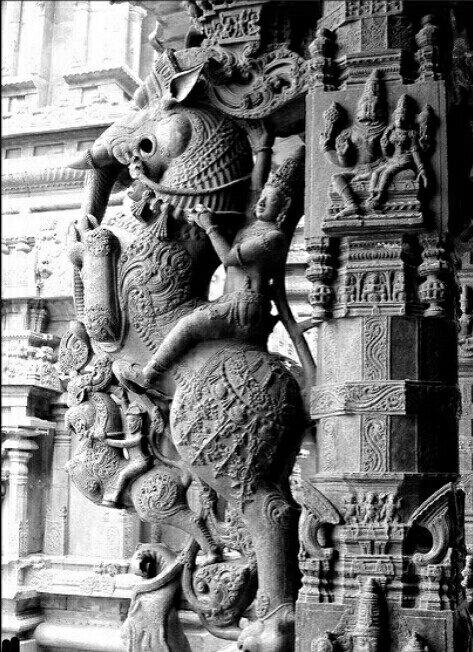
#> input picture entrega2/4-morfologicas/imagenes/imagen11.jpg, 473 x 652 px
$ python 4_7_apertura_clausura_grises.py
#> lines starting #> are read from the running program, lines starting #| are printed output that depends on the picture
# Implementar la apertura y clausura de una imagen a escala de grises


import numpy as np
from PIL import Image, ImageOps
import matplotlib.pyplot as plt
from scipy import ndimage


def imageToArray(filename:str, rgb:bool=False):
#> called with filename = 'imagenes/imagen11.jpg', rgb = False
    img = Image.open(filename)
#> img is the input picture: PIL image 473x652 L; min 0, max 255, mean 120.1
    if not rgb:
        img = ImageOps.grayscale(img)
    img_array = np.array(img)
    return img_array


A = imageToArray("imagenes/imagen11.jpg")

A_apertura =ndimage.grey_closing(A,3);
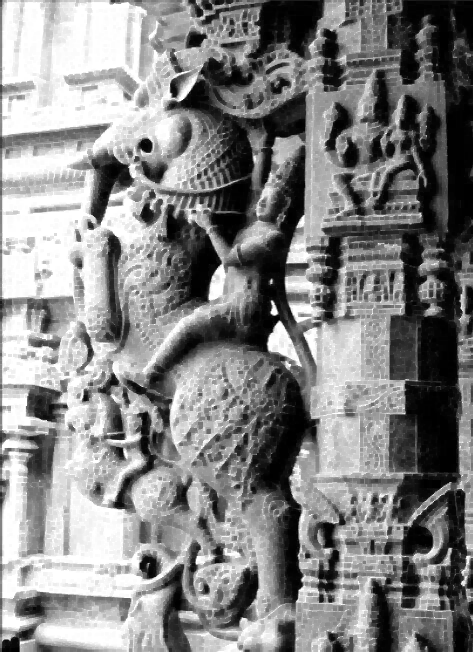
#> A_apertura: shape (652, 473); min 0, max 255, mean 133.3
A_clausura =ndimage.grey_erosion(A,3);
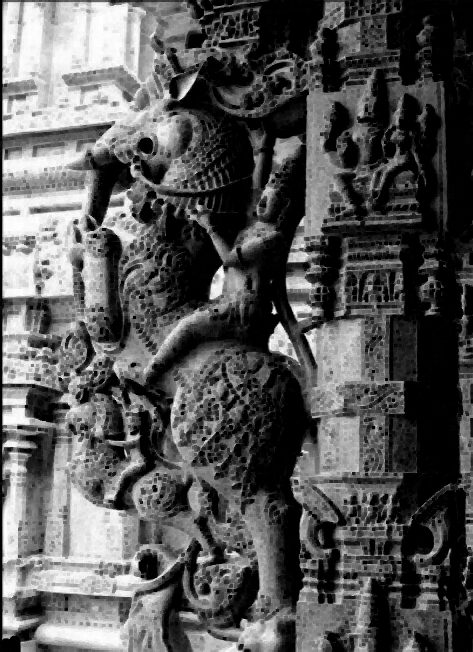
#> A_clausura: shape (652, 473); min 0, max 255, mean 87.1


# Imagen A
plt.subplot(1, 3, 1)
plt.title('Imagen A')
plt.imshow(A, cmap='gray')

plt.subplot(1, 3, 2)
plt.title('Apertura')
plt.imshow(A_apertura, cmap='gray')

plt.subplot(1, 3, 3)
plt.title('Clausura')
plt.imshow(A_clausura, cmap='gray')


plt.show()
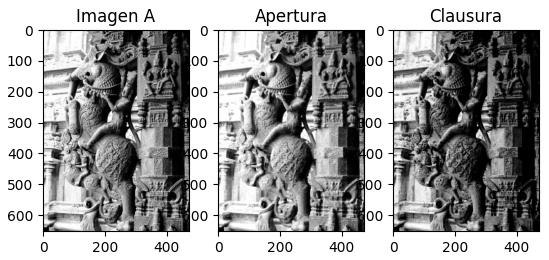
#> figure drawn by matplotlib, 3 panels

$ run again, with entrega2/4-morfologicas/imagenes/imagen1.jpg copied over entrega2/4-morfologicas/imagenes/imagen11.jpg
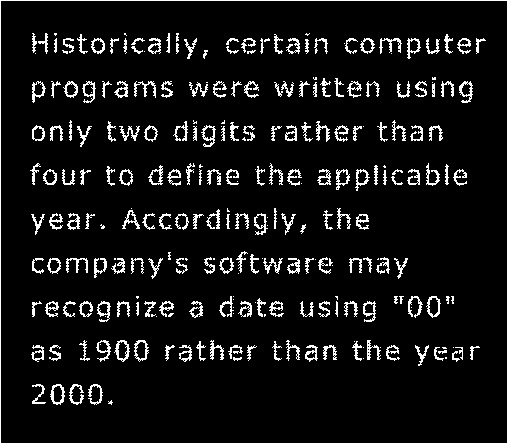
#> input picture entrega2/4-morfologicas/imagenes/imagen1.jpg, 508 x 444 px
#> in imageToArray, img is the input picture: PIL image 508x444 RGB; min 0, max 255, mean 20.3
#> img: PIL image 508x444 L
#> `A_clausura =ndimage.grey_erosion(A,3);`:
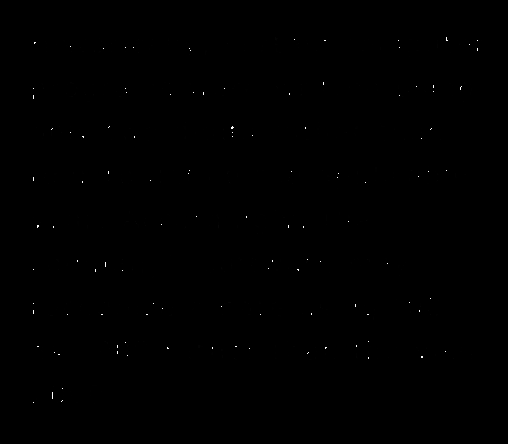
#> A_clausura: shape (444, 508); min 0, max 254, mean 0.2
#> `plt.show()`:
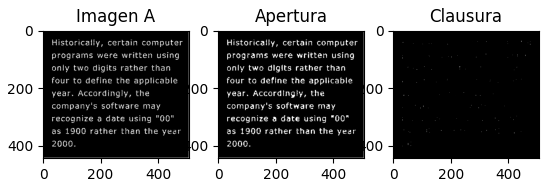
#> figure drawn by matplotlib, 3 panels

$ run again, with entrega2/4-morfologicas/imagenes/imagen3.jpg copied over entrega2/4-morfologicas/imagenes/imagen11.jpg
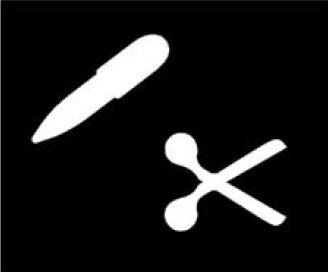
#> input picture entrega2/4-morfologicas/imagenes/imagen3.jpg, 328 x 272 px
#> in imageToArray, img is the input picture: PIL image 328x272 RGB; min 0, max 255, mean 26.5
#> img: PIL image 328x272 L
#> `A_clausura =ndimage.grey_erosion(A,3);`:
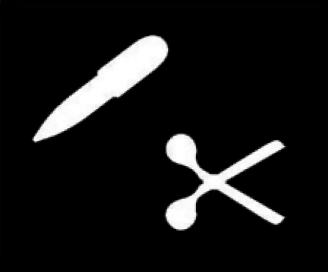
#> A_clausura: shape (272, 328); min 0, max 255, mean 22.1
#> `plt.show()`:
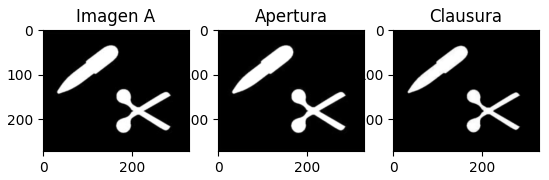
#> figure drawn by matplotlib, 3 panels

$ run again, with entrega2/4-morfologicas/imagenes/imagen5.jpg copied over entrega2/4-morfologicas/imagenes/imagen11.jpg
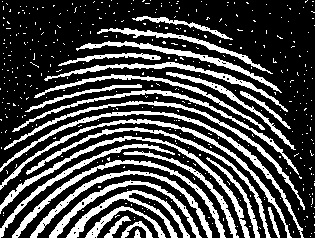
#> input picture entrega2/4-morfologicas/imagenes/imagen5.jpg, 315 x 238 px
#> in imageToArray, img is the input picture: PIL image 315x238 RGB; min 0, max 255, mean 73.1
#> img: PIL image 315x238 L
#> `A_clausura =ndimage.grey_erosion(A,3);`:
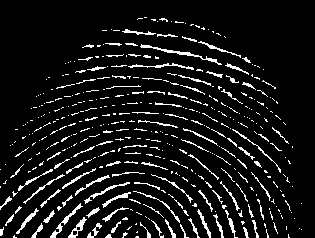
#> A_clausura: shape (238, 315); min 0, max 255, mean 22.6
#> `plt.show()`:
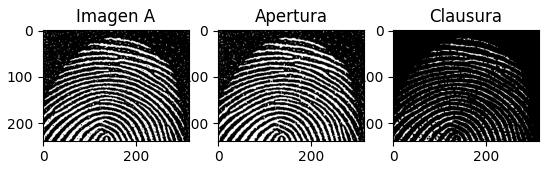
#> figure drawn by matplotlib, 3 panels
